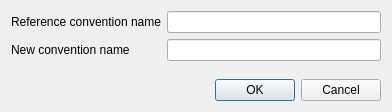
<?xml version="1.0" encoding="UTF-8"?>
<ui version="4.0">
 <class>CNewConvention</class>
 <widget class="QDialog" name="CNewConvention">
  <property name="geometry">
   <rect>
    <x>0</x>
    <y>0</y>
    <width>392</width>
    <height>112</height>
   </rect>
  </property>
  <property name="windowTitle">
   <string>New Convention</string>
  </property>
  <layout class="QVBoxLayout" name="verticalLayout_2">
   <item>
    <layout class="QVBoxLayout" name="verticalLayout">
     <item>
      <layout class="QFormLayout" name="formLayout">
       <item row="0" column="0">
        <widget class="QLabel" name="label_2">
         <property name="text">
          <string>Reference convention name</string>
         </property>
         <property name="buddy">
          <cstring>refConvention</cstring>
         </property>
        </widget>
       </item>
       <item row="0" column="1">
        <widget class="QLineEdit" name="refConvention">
         <property name="minimumSize">
          <size>
           <width>200</width>
           <height>0</height>
          </size>
         </property>
         <property name="whatsThis">
          <string>&lt;html&gt;&lt;head/&gt;&lt;body&gt;&lt;p&gt;Convention name with conventions used for reference&lt;/p&gt;&lt;/body&gt;&lt;/html&gt;</string>
         </property>
         <property name="autoFillBackground">
          <bool>false</bool>
         </property>
         <property name="readOnly">
          <bool>true</bool>
         </property>
        </widget>
       </item>
       <item row="1" column="0">
        <widget class="QLabel" name="label">
         <property name="text">
          <string>New convention name</string>
         </property>
         <property name="buddy">
          <cstring>newConvention</cstring>
         </property>
        </widget>
       </item>
       <item row="1" column="1">
        <widget class="QLineEdit" name="newConvention">
         <property name="minimumSize">
          <size>
           <width>200</width>
           <height>0</height>
          </size>
         </property>
         <property name="whatsThis">
          <string>&lt;html&gt;&lt;head/&gt;&lt;body&gt;&lt;p&gt;Type new convention name&lt;/p&gt;&lt;/body&gt;&lt;/html&gt;</string>
         </property>
        </widget>
       </item>
      </layout>
     </item>
     <item>
      <widget class="QDialogButtonBox" name="buttonBox">
       <property name="orientation">
        <enum>Qt::Horizontal</enum>
       </property>
       <property name="standardButtons">
        <set>QDialogButtonBox::Cancel|QDialogButtonBox::Ok</set>
       </property>
      </widget>
     </item>
    </layout>
   </item>
  </layout>
 </widget>
 <tabstops>
  <tabstop>newConvention</tabstop>
  <tabstop>refConvention</tabstop>
  <tabstop>buttonBox</tabstop>
 </tabstops>
 <resources/>
 <connections>
  <connection>
   <sender>buttonBox</sender>
   <signal>accepted()</signal>
   <receiver>CNewConvention</receiver>
   <slot>accept()</slot>
   <hints>
    <hint type="sourcelabel">
     <x>248</x>
     <y>254</y>
    </hint>
    <hint type="destinationlabel">
     <x>157</x>
     <y>274</y>
    </hint>
   </hints>
  </connection>
  <connection>
   <sender>buttonBox</sender>
   <signal>rejected()</signal>
   <receiver>CNewConvention</receiver>
   <slot>reject()</slot>
   <hints>
    <hint type="sourcelabel">
     <x>316</x>
     <y>260</y>
    </hint>
    <hint type="destinationlabel">
     <x>286</x>
     <y>274</y>
    </hint>
   </hints>
  </connection>
 </connections>
</ui>
